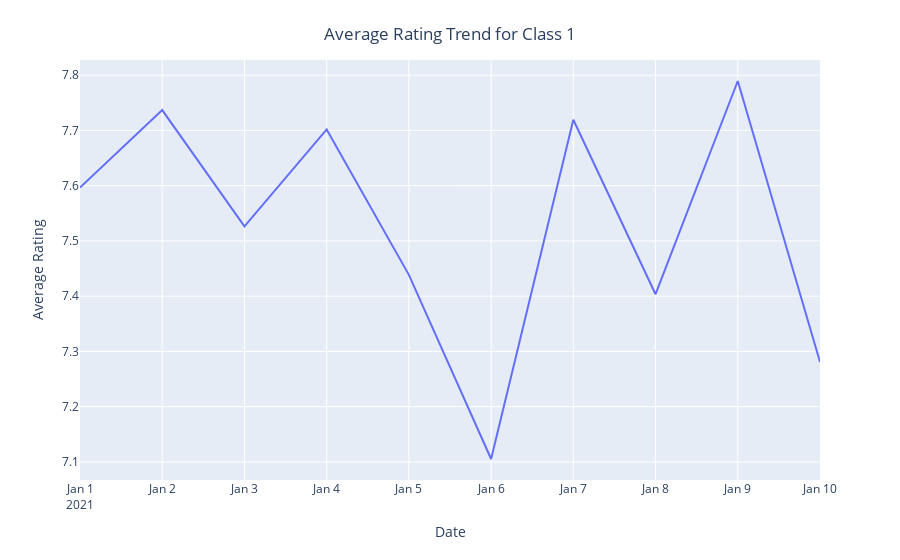

Notebook source saved alongside this figure:
### Code cell
fig = px.line(class1_dates, x='date', y="average_rating")
fig.update_layout(uniformtext_minsize=8, uniformtext_mode='hide', title={
        'text': "Average Rating Trend for Class 1",
        'y':0.95,
        'x':0.5,
        'xanchor': 'center',
        'yanchor': 'top'},
        xaxis_title="Date",
        yaxis_title="Average Rating",)
fig.show()

### Figure 1 — Plotly figure (JSON) as saved in the notebook; plotly's stock layout.template omitted (floating-point values rounded to 4 significant figures)
{"data": [{"hovertemplate": "date=%{x}<br>average_rating=%{y}<extra></extra>", "legendgroup": "", "line": {"color": "#636efa", "dash": "solid"}, "marker": {"symbol": "circle"}, "mode": "lines", "name": "", "orientation": "v", "showlegend": false, "type": "scatter", "x": ["2021-01-10T00:00:00", "2021-01-09T00:00:00", "2021-01-08T00:00:00", "2021-01-07T00:00:00", "2021-01-06T00:00:00", "2021-01-05T00:00:00", "2021-01-04T00:00:00", "2021-01-03T00:00:00", "2021-01-02T00:00:00", "2021-01-01T00:00:00"], "xaxis": "x", "y": [7.281, 7.789, 7.404, 7.719, 7.105, 7.439, 7.702, 7.526, 7.737, 7.596], "yaxis": "y"}], "layout": {"legend": {"tracegroupgap": 0}, "margin": {"t": 60}, "title": {"text": "Average Rating Trend for Class 1", "x": 0.5, "xanchor": "center", "y": 0.95, "yanchor": "top"}, "uniformtext": {"minsize": 8, "mode": "hide"}, "xaxis": {"anchor": "y", "domain": [0, 1], "title": {"text": "Date"}}, "yaxis": {"anchor": "x", "domain": [0, 1], "title": {"text": "Average Rating"}}}}
